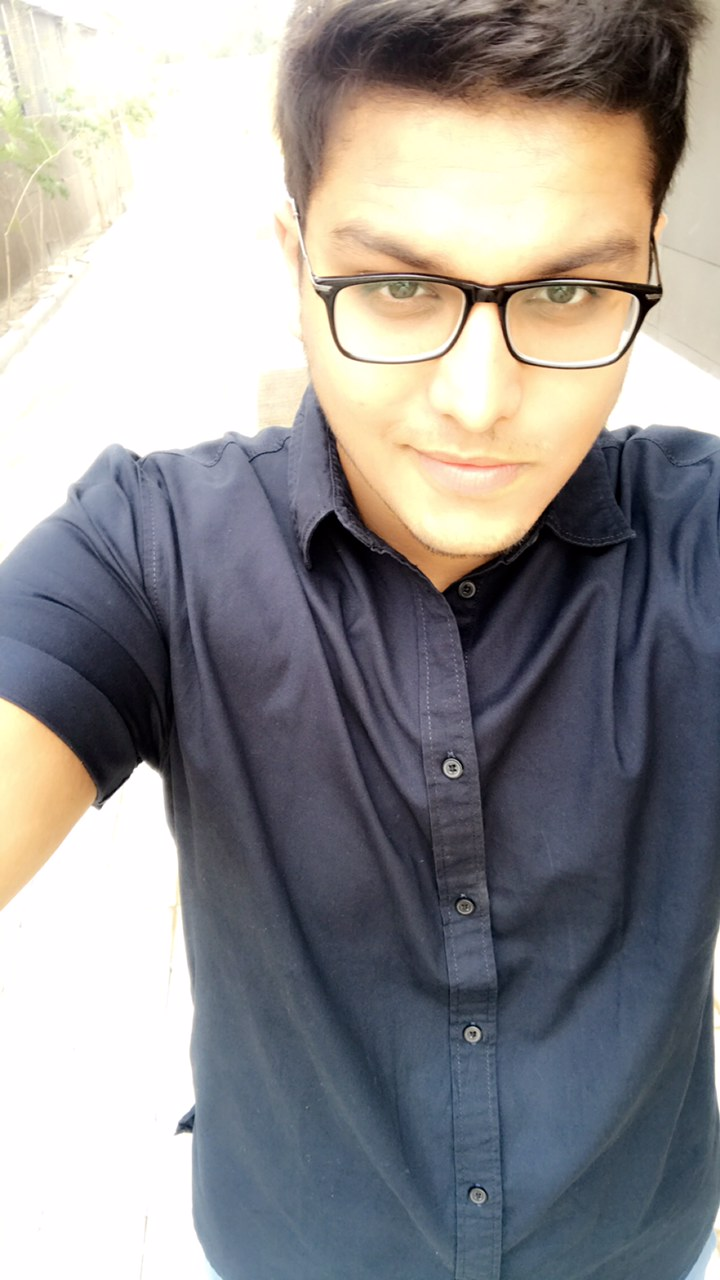
#> input picture Core_Python/OPenCV/image/img1.jpeg, 720 x 1280 px
$ python FACESWAP.py
#> lines starting #> are read from the running program, lines starting #| are printed output that depends on the picture; after the words box and inside, x2 and y2 are one past the last pixel; in counts of white or black regions, pixels touching at a corner belong together
import cv2 as cv

img = cv.imread(r'image/img1.jpeg')
#> img is the input picture: shape (1280, 720, 3); mean B, G, R 145.5, 145.2, 147.4
cv.imshow('img',img)
cv.waitKey(0)


# to crop the img
#crop_image = img[y:y+h, x:x+w]
face = img[100:100+120, 120:120+150]
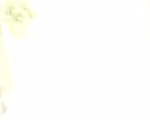
#> face: shape (120, 150, 3); mean B, G, R 251.8, 253.8, 254.7

cv.imshow('face',face)
cv.waitKey(0)

#relocating the cropped image
img[120:240, 140:290]=face
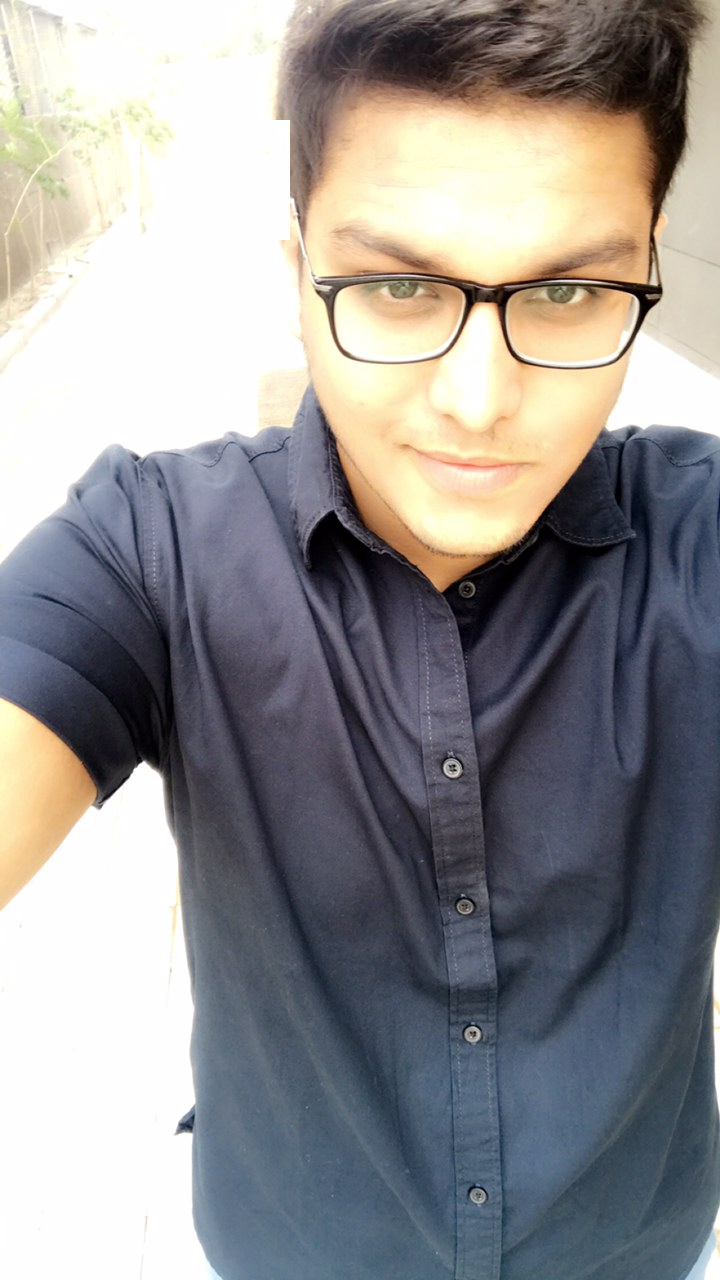
#> img: shape (1280, 720, 3); 0.6% of pixels changed, all inside (x1, y1, x2, y2) = (140, 120, 290, 240)
cv.imshow('face',face)
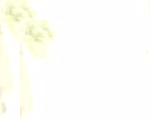
#> window 'face': shape (120, 150, 3); mean B, G, R 249.1, 253.7, 254.4
cv.waitKey(0)
